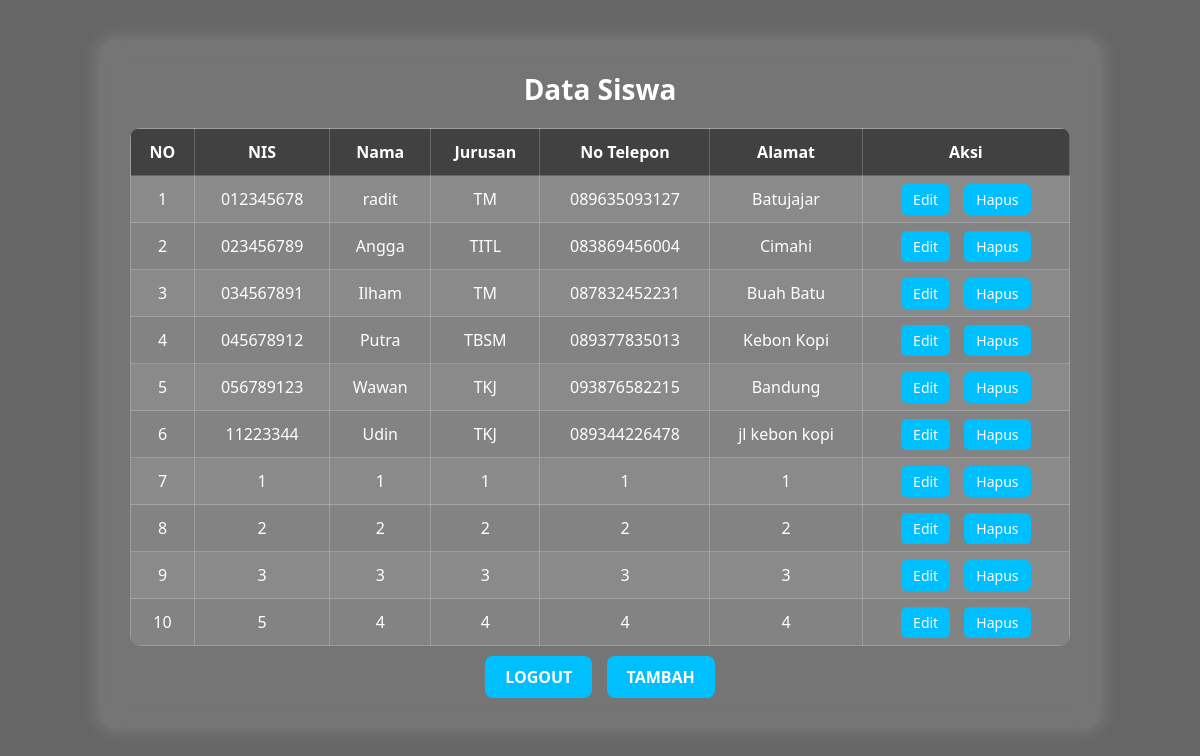
The app's page /index.php (signed in) with its own data.
### tables this page shows
CREATE TABLE `siswa` (
  `id_siswa` int NOT NULL,
  `NIS` varchar(20) NOT NULL,
  `nama` varchar(200) NOT NULL,
  `jurusan` varchar(100) NOT NULL,
  `no_telepon` varchar(20) NOT NULL,
  `alamat` text NOT NULL
);

### index.php (the view, shortened to what this page needs)
<?php
include 'koneksi.php';
?>
<!DOCTYPE html>
<html lang="id">
<head>
</head>
<body>
<div class="container">
    <h2>Data Siswa</h2>
    <table>
        <tr>
            <th>NO</th>
            <th>NIS</th>
            <th>Nama</th>
            <th>Jurusan</th>
            <th>No Telepon</th>
            <th>Alamat</th>
            <th>Aksi</th>
        </tr>
        <?php
        $sql = "SELECT * FROM siswa";
        $result = $koneksi->query($sql);
        $no = 1;
        if ($result->num_rows > 0) {
            while ($row = $result->fetch_assoc()) {
                echo "<tr>
                        <td>{$no}</td>
                        <td>{$row['NIS']}</td>
                        <td>{$row['nama']}</td>
                        <td>{$row['jurusan']}</td>
                        <td>{$row['no_telepon']}</td>
                        <td>{$row['alamat']}</td>
                        <td class='actions'>
                            <a href='edit.php?id={$row['id_siswa']}'>Edit</a>
                            <a href='hapus.php?id={$row['id_siswa']}' onclick='return confirm(\"Yakin ingin menghapus data ini?\")'>Hapus</a>
                        </td>
                    </tr>";
                $no++;
            }
        } else {
            echo "<tr><td colspan='7'>Data tidak ditemukan</td></tr>";
        }
        ?>
    </table>
    <div style="text-align: center;">
        <a href="logout_proses.php" class="btn">LOGOUT</a>
        <a href="input.php" class="btn">TAMBAH</a>
    </div>
</div>
</body>
</html>

### index.php (style rules this page uses)
* { box-sizing: border-box; margin: 0; padding: 0; }
body { font-family: 'Segoe UI', sans-serif; background: linear-gradient(rgba(0, 0, 0, 0.6), rgba(0, 0, 0, 0.6)), url('https://statik.tempo.co/data/2020/07/29/id_956098/956098_720.jpg') no-repeat center center/cover; min-height: 100vh; padding: 40px; color: #fff; }
.container { background-color: rgba(255, 255, 255, 0.1); padding: 30px; border-radius: 12px; max-width: 1000px; margin: auto; backdrop-filter: blur(10px); box-shadow: 0 0 20px rgba(255, 255, 255, 0.2); }
h2 { text-align: center; margin-bottom: 20px; font-size: 28px; color: #fff; }
table { width: 100%; border-collapse: collapse; margin-top: 20px; background-color: rgba(255, 255, 255, 0.1); color: #fff; border-radius: 10px; overflow: hidden; }
th, td { padding: 12px; border: 1px solid rgba(255, 255, 255, 0.2); text-align: center; }
th { background-color: rgba(0, 0, 0, 0.5); }
tr:nth-child(even) { background-color: rgba(255, 255, 255, 0.05); }
a.btn { display: inline-block; margin: 10px 5px 0; padding: 10px 20px; background-color: #00bfff; color: white; text-decoration: none; border-radius: 8px; font-weight: bold; transition: background-color 0.3s; }
.actions a { margin: 0 5px; font-size: 14px; padding: 6px 12px; background-color: #00bfff; border-radius: 6px; color: #fff; text-decoration: none; }

### records on screen
siswa: NIS "012345678", nama "radit", jurusan "TM", no_telepon "089635093127", alamat "Batujajar"
siswa: NIS "023456789", nama "Angga", jurusan "TITL", no_telepon "083869456004", alamat "Cimahi"
siswa: NIS "034567891", nama "Ilham", jurusan "TM", no_telepon "087832452231", alamat "Buah Batu"
siswa: NIS "045678912", nama "Putra", jurusan "TBSM", no_telepon "089377835013", alamat "Kebon Kopi"
siswa: NIS "056789123", nama "Wawan", jurusan "TKJ", no_telepon "093876582215", alamat "Bandung"
siswa: NIS "11223344", nama "Udin", jurusan "TKJ", no_telepon "089344226478", alamat "jl kebon kopi"
siswa: NIS "1", nama "1", jurusan "1", no_telepon "1", alamat "1"
siswa: NIS "2", nama "2", jurusan "2", no_telepon "2", alamat "2"
siswa: NIS "3", nama "3", jurusan "3", no_telepon "3", alamat "3"
siswa: NIS "5", nama "4", jurusan "4", no_telepon "4", alamat "4"
